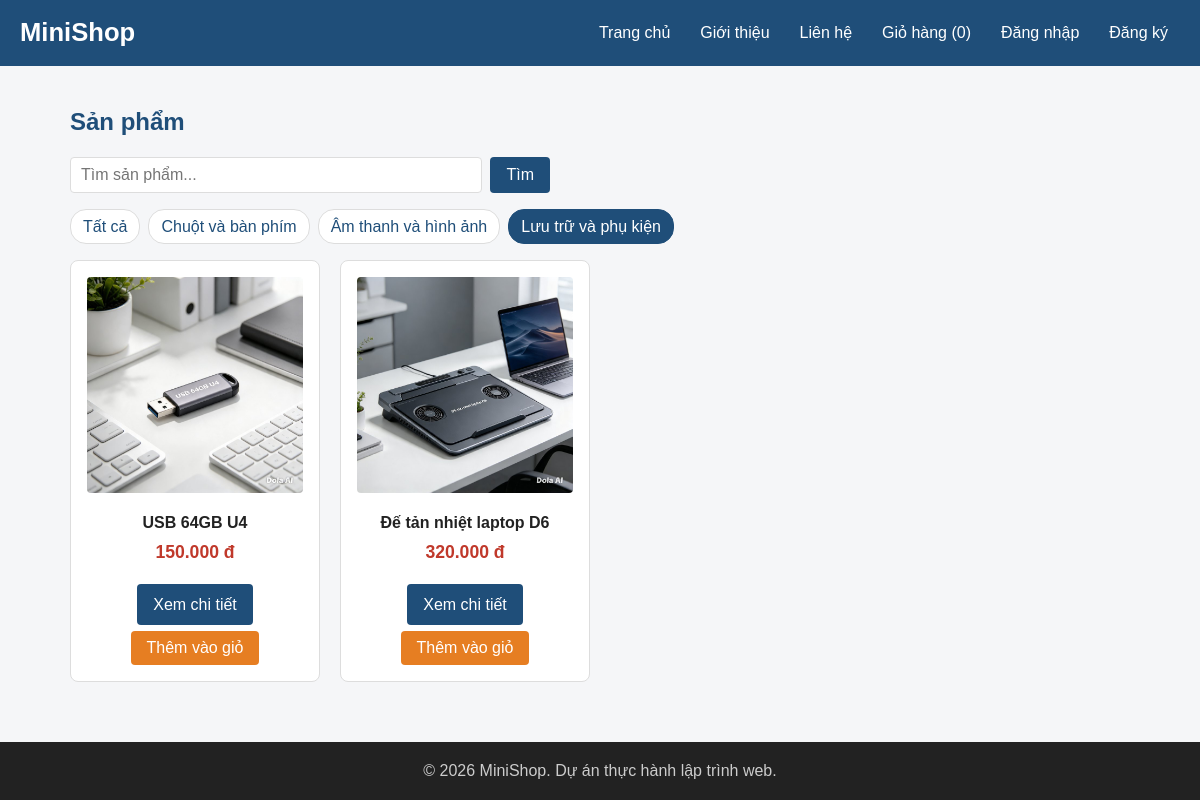
/index.php?category=3, run on the app's committed database.
### tables this page shows
CREATE TABLE categories (
    id   INT UNSIGNED AUTO_INCREMENT PRIMARY KEY,
    name VARCHAR(100) NOT NULL
);

CREATE TABLE products (
    id          INT UNSIGNED AUTO_INCREMENT PRIMARY KEY,
    category_id INT UNSIGNED NOT NULL,
    name        VARCHAR(200) NOT NULL,
    price       INT UNSIGNED NOT NULL,
    description TEXT,
    image       VARCHAR(255) NOT NULL DEFAULT 'images/sp01.jpg',
    stock       INT UNSIGNED NOT NULL DEFAULT 0,
    created_at  DATETIME NOT NULL DEFAULT CURRENT_TIMESTAMP,
    FOREIGN KEY (category_id) REFERENCES categories (id)
);

### includes/functions.php (called while the page is built)
<?php
function e($value)
{
    return htmlspecialchars((string) $value, ENT_QUOTES, 'UTF-8');
}
function format_price($amount)
{
    return number_format((int) $amount, 0, ',', '.') . ' đ';
}
function url($path = '')
{
    return BASE_URL . ltrim($path, '/');
}

### index.php (the view, shortened to what this page needs)
<?php
require __DIR__ . '/includes/init.php';
$categoryId = (int) ($_GET['category'] ?? 0);
$keyword = trim($_GET['q'] ?? '');
$categories = $pdo->query('SELECT id, name FROM categories ORDER BY id')->fetchAll();
$sql = 'SELECT id, name, price, image FROM products';
$where = [];
$params = [];
if ($categoryId > 0) {
    $where[] = 'category_id = ?';
    $params[] = $categoryId;
}
if ($where) {
    $sql .= ' WHERE ' . implode(' AND ', $where);
}
$sql .= ' ORDER BY id';
$stmt = $pdo->prepare($sql);
$stmt->execute($params);
$products = $stmt->fetchAll();
require __DIR__ . '/includes/header.php';
?>
<section>
    <h2>Sản phẩm</h2>
    <form action="<?= url('index.php') ?>" method="get" class="search-form">
        <input type="search" name="q" value="<?= e($keyword) ?>" placeholder="Tìm sản phẩm...">
        <button type="submit" class="btn">Tìm</button>
    </form>
    <p class="category-bar">
        <a href="<?= url('index.php') ?>" class="<?= $categoryId === 0 ? 'active' : '' ?>">Tất cả</a>
        <?php foreach ($categories as $category): ?>
            <a href="<?= url('index.php?category=' . $category['id']) ?>"
               class="<?= $categoryId === $category['id'] ? 'active' : '' ?>"><?= e($category['name']) ?></a>
        <?php endforeach; ?>
    </p>
    <div class="product-list">
        <?php foreach ($products as $product): ?>
            <article class="product-card">
                <img src="<?= url($product['image']) ?>" alt="<?= e($product['name']) ?>">
                <h3><?= e($product['name']) ?></h3>
                <p class="price"><?= format_price($product['price']) ?></p>
                <a href="<?= url('product.php?id=' . $product['id']) ?>" class="btn">Xem chi tiết</a>
                <button type="button" class="btn btn-accent add-to-cart"
                        data-id="<?= $product['id'] ?>">Thêm vào giỏ</button>
            </article>
        <?php endforeach; ?>
    </div>
</section>
<?php require __DIR__ . '/includes/footer.php'; ?>

### css/style.css (style rules this page uses)
:root { --primary: #1f4e79; --primary-dark: #163a5a; --accent: #e67e22; --accent-dark: #cf6d17; --text: #222222; --muted: #666666; --border: #dddddd; --bg: #f5f6f8; --white: #ffffff; --danger: #c0392b; }
* { box-sizing: border-box; }
body { margin: 0; font-family: Arial, Helvetica, sans-serif; font-size: 16px; line-height: 1.6; color: var(--text); background-color: var(--bg); }
h1, h2, h3 { line-height: 1.3; }
h2 { color: var(--primary); }
a { color: var(--primary); text-decoration: none; }
img { max-width: 100%; height: auto; }
.price { color: var(--danger); font-size: 1.1rem; font-weight: bold; }
.product-list { display: grid; grid-template-columns: repeat(4, 1fr); gap: 20px; }
.product-card { padding: 16px; border: 1px solid var(--border); border-radius: 8px; background-color: var(--white); text-align: center; transition: box-shadow 0.2s, transform 0.2s; }
.product-card img { width: 100%; aspect-ratio: 1 / 1; object-fit: cover; border-radius: 4px; }
.product-card h3 { margin: 12px 0 4px; font-size: 1rem; }
.product-card .price { margin: 0 0 12px; }
.btn { display: inline-block; padding: 8px 16px; border: none; border-radius: 4px; background-color: var(--primary); color: var(--white); font-size: 1rem; font-family: inherit; cursor: pointer; }
.btn-accent { background-color: var(--accent); }
.product-card .btn { margin-top: 6px; }
body { display: flex; flex-direction: column; min-height: 100vh; }
.search-form { display: flex; gap: 8px; max-width: 480px; margin-bottom: 12px; }
.search-form input { flex: 1; padding: 8px 10px; border: 1px solid var(--border); border-radius: 4px; font-size: 1rem; }
.category-bar { display: flex; flex-wrap: wrap; gap: 8px; }
.category-bar a { padding: 4px 12px; border: 1px solid var(--border); border-radius: 16px; background-color: var(--white); }
.category-bar a.active { border-color: var(--primary); background-color: var(--primary); color: var(--white); }

### data on the page
categories: name "Chuột và bàn phím"
categories: name "Âm thanh và hình ảnh"
categories: name "Lưu trữ và phụ kiện"
products: image (picture), name "USB 64GB U4", price "150.000 đ"
products: image (picture), name "Đế tản nhiệt laptop D6", price "320.000 đ"

### other printed values
APP_NAME "MiniShop"
